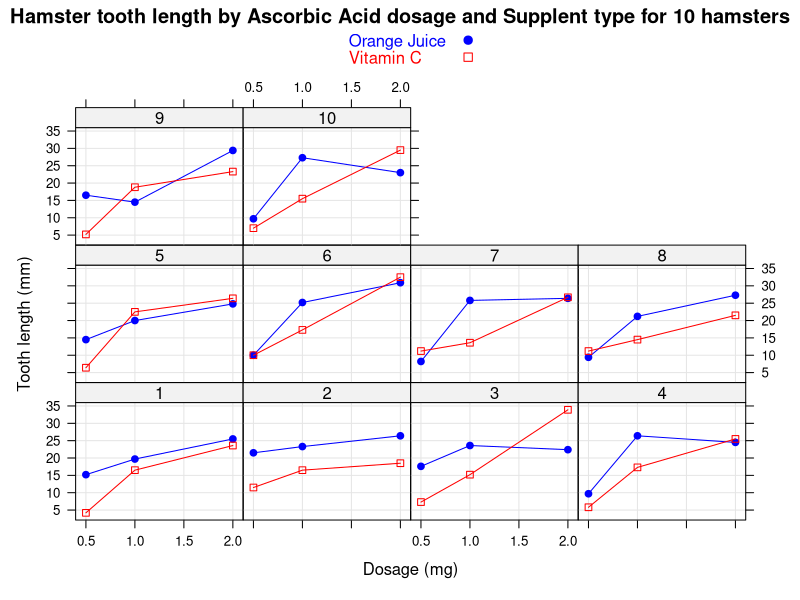
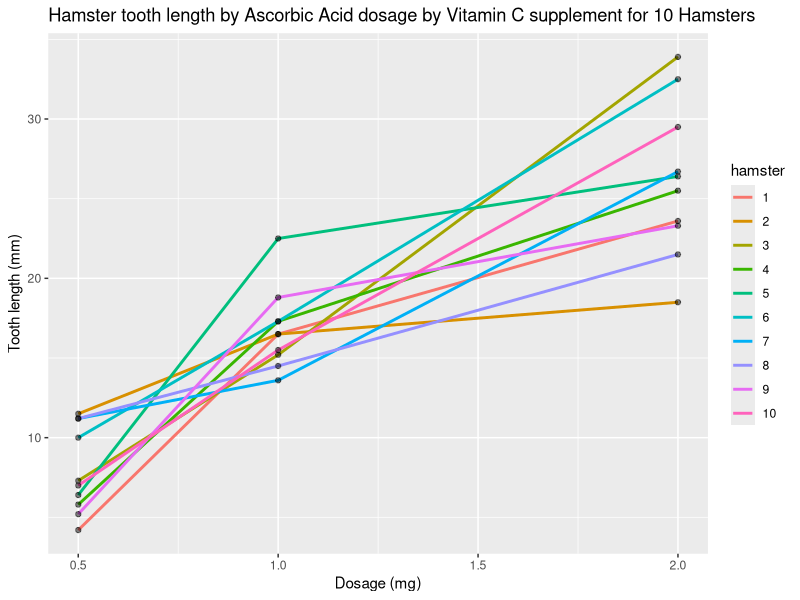

Recreate these plots in R, in order.
## ---- chunk 1
library(ggplot2)
library(dplyr)
library(lattice)
## ---- chunk 2
data("ToothGrowth")
ham_id = { id<- NULL;for (i in 1:6) { for (i in 1:10) { id <- c(id,i)}}; id}
tgi <- cbind(ham_id, ToothGrowth)
## ---- chunk 3

xyplot(len~dose | factor(ham_id), data=tgi, groups=supp, type="b", pch=c(19,0), 
       grid=T, col=c("blue","red"), 
       key=list(text=list(c("Orange Juice", "Vitamin C")),
                points=list(pch=c(19,0)),col=c("blue","red")),
       main="Hamster tooth length by Ascorbic Acid dosage and Supplent type for 10 hamsters", xlab="Dosage (mg)", ylab="Tooth length (mm)")
## ---- chunk 4
tgif <- dplyr::filter(tgi,supp=="VC") %>% mutate(hamster = factor(ham_id))
g <- ggplot(tgif, aes(x=dose, y=len, group = hamster))
g <- g + labs(x="Dosage (mg)", y="Tooth length (mm)", title="Hamster tooth length by Ascorbic Acid dosage by Vitamin C supplement for 10 Hamsters")
g + geom_line(size =1, aes(colour=hamster))+ geom_point(pch = 19, fill = "salmon", alpha = .5)
## ---- chunk 5
tg_05_oj <- filter(tgi, supp=="OJ" & dose==0.5)$len
tg_10_oj <- filter(tgi, supp=="OJ" & dose==1)$len 
tg_20_oj <- filter(tgi, supp=="OJ" & dose==2)$len 
t1<-t.test(tg_10_oj,tg_05_oj, paired=T)
t2<-t.test(tg_20_oj,tg_10_oj, paired=T)
## ---- chunk 6
tg_05_vc <- filter(tgi, supp=="VC" & dose==0.5)$len
tg_10_vc <- filter(tgi, supp=="VC" & dose==1)$len 
tg_20_vc <- filter(tgi, supp=="VC" & dose==2)$len 
t3<-t.test(tg_10_vc,tg_05_vc, paired=T)
t4<-t.test(tg_20_vc,tg_10_vc, paired=T)
